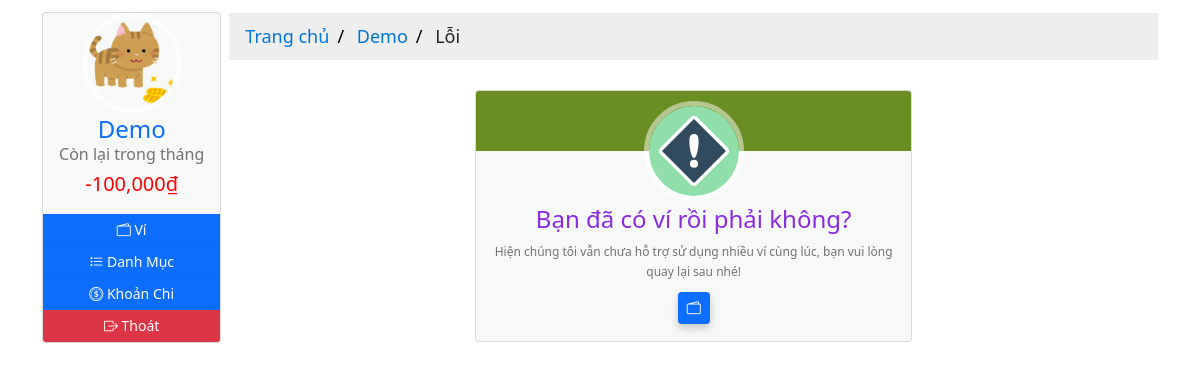
/errors/already_have_wallet (signed in), run on the app's committed database.
### moneymanagement/models.py (models this page shows, shortened)
class User(db.Model, UserMixin):
  __tablename__ = 'users'
  id = db.Column(db.Integer, primary_key=True)
  email = db.Column(db.String(64), nullable=False, unique=True, index=True)
  username = db.Column(db.String(64), nullable=False, unique=True, index=True)
  password_hash = db.Column(db.String(128))
  profile_image = db.Column(db.String(64), nullable=False, default='df_profile.svg')
  wallets = db.relationship('Wallet', back_populates='owner', lazy='dynamic')
  items = db.relationship('Item', back_populates='users', lazy='dynamic')
  expenditures = db.relationship('Expenditure', back_populates='users', lazy=True)
  money_saving = db.relationship('MoneySaving', back_populates='user', lazy='dynamic')
  def total_expenses_by_date(self, date):
    total = 0
    for wallet in self.wallets:
      total += wallet.total_expense_by_date(date)
    return total
  def total_balance_by_date(self, date):
    total = 0
    for wallet in self.wallets:
      total += wallet.total_balance_by_date(date)
    return total
  def rest_balance_by_date(self, date):
    return self.total_balance_by_date(date) - self.total_expenses_by_date(date)

class TrackBalance(db.Model):
  __tablename__ = 'trackbalances'
  id = db.Column(db.Integer, primary_key=True)
  date = db.Column(db.DateTime, nullable=False, unique=True, index=True)
  balance = db.Column(db.Integer, nullable=False, default=0)
  description = db.Column(db.String(128))
  check = db.Column(db.Boolean, default=False)
  wallet_id = db.Column(db.Integer, db.ForeignKey('wallets.id'))
  wallet = db.relationship('Wallet', back_populates='track_balances', uselist=False)

class Expenditure(db.Model):
  __tablename__ = 'expenditures'
  id = db.Column(db.Integer, primary_key=True)
  name = db.Column(db.String(32), nullable=False)
  date = db.Column(db.Date, nullable=False, default=datetime.utcnow().strftime('%Y-%m-%d'))
  description = db.Column(db.String(128), nullable=False, default='Không có miêu tả nào')
  amount = db.Column(db.Integer, nullable=False, default=0)
  item_id = db.Column(db.Integer, db.ForeignKey('items.id'))
  items = db.relationship('Item', back_populates='expenditures', uselist=False)
  user_id = db.Column(db.Integer, db.ForeignKey('users.id'))
  users = db.relationship('User', back_populates='expenditures', uselist=False)
  wallet_id = db.Column(db.Integer, db.ForeignKey('wallets.id'))
  wallet = db.relationship('Wallet', back_populates='expenditures', uselist=False)

### moneymanagement/errors/errors_handler.py (the view)
@errors_page.route('/errors/already_have_wallet')
def already_have_wallet():
    return render_template('errors/errors.html', wallet_error_1=True)

### moneymanagement/__init__.py (called while the page is built)
@app.context_processor
def inject_now():
    return {'now': datetime.utcnow()}

### moneymanagement/models.py (called while the page is built)
@login_manager.user_loader
def load_user(user_id):
  return User.query.get(user_id)

  def total_balance_by_date(self, date):
    total = 0
    for track in self.track_balances:
      if date in track.date.strftime('%Y-%m-%d'):
        total += track.balance
    return total

  def total_expense_by_date(self, date):
    total = 0
    for expense in self.expenditures:
      if date in expense.date.strftime('%Y-%m-%d'):
        total += expense.amount
    return total

### moneymanagement/templates/errors/errors.html (shortened to what this page needs)
{% extends 'base-2.html' %}
{%block breadcrumb %}
<div class="content-breadcrumb">
  <ul class="breadcrumb">
    <li>
      <a href="{{ url_for('core.home', user_id=current_user.id) }}"
        >Trang chủ</a
      >
    </li>
    <li><a href="#">{{ current_user.username }}</a></li>
    <li>Lỗi</li>
  </ul>
</div>
{% endblock breadcrumb %}
{%block content %}
<div class="content-home">
  <div class="container">
    <div class="row">
      <div class="col-sm-3"></div>
        <div class="col-sm-6">
          <div class="card hovercard">
            <div class="avatar">
              <a href="#">
                <img
                  alt=""
                  src="{{ url_for('static', filename='icons/warning-icon.svg') }}"
                />
              </a>
            </div>
            {% if wallet_error_1 %}
              <div class="info">
                <div class="title">
                  <h4 class="color">Bạn đã có ví rồi phải không?</h4>
                </div>
                <div class="desc">
                  Hiện chúng tôi vẫn chưa hỗ trợ sử dụng nhiều ví cùng lúc, bạn vui lòng quay lại sau nhé!
                </div>
              </div>
            {% endif %}
            {% if wallet_error_1 %}
              <div class="bottom">
                <a class="btn btn-primary btn-sm margin btn-icon" href="{{ url_for('users.wallet', user_id=current_user.id) }}">
                  <i class="bi bi-wallet2"></i>
                </a>
              </div>
            {% elif wallet_error_2%}
              <div class="bottom">
                <a class="btn btn-primary btn-sm margin btn-icon" href="{{ url_for('users.item', user_id=current_user.id) }}">
                  <i class="bi bi-list-task"></i>
                </a>
              </div>
            {% elif item_error_1%}
              <div class="bottom">
                <a class="btn btn-primary btn-sm margin btn-icon" href="{{ url_for('wallets.create', user_id=current_user.id) }}">
                  <i class="bi bi-wallet2"></i>
                </a>
              </div>
            {% elif item_error_2%}
              <div class="bottom">
                <a class="btn btn-primary btn-sm margin btn-icon" href="{{ url_for('users.expense', user_id=current_user.id) }}">
                  <i class="bi bi-coin"></i>
                </a>
              </div>
            {% elif expense_error_1%}
              <div class="bottom">
                <a class="btn btn-primary btn-sm margin btn-icon" href="{{ url_for('items.add', user_id=current_user.id) }}">
                  <i class="bi bi-list-task"></i>
                </a>
              </div>
            {% elif manage_error_1%}
              <div class="bottom">
                <a class="btn btn-primary btn-sm margin btn-icon" href="{{ url_for('users.wallet', user_id=current_user.id) }}">
                  <i class="bi bi-wallet2"></i>
                </a>
              </div>
            {% elif balance_delete_error%}
              <div class="bottom">
                <a class="btn btn-primary btn-sm margin btn-icon" href="{{ url_for('users.wallet', user_id=current_user.id) }}">
                  <i class="bi bi-wallet2"></i>
                </a>
              </div>
            {% endif %}
          </div>
        </div>
        <div class="col-sm-3"></div>
      </div>
    </div>
  </div>
</div>
{% endblock content %}

### moneymanagement/templates/base-2.html (shortened to what this page needs)
{% from "_render_field.html" import render_field, render_error %}
<!DOCTYPE html>
<html lang="en">
  <head>
    <link
      rel="stylesheet"
      type="text/css"
      href="{{ url_for('static', filename='styles/main.css') }}"
    />
    <link
      rel="stylesheet"
      type="text/css"
      href="{{ url_for('static', filename='styles/profile.css') }}"
    />
    <link
      rel="stylesheet"
      type="text/css"
      href="{{ url_for('static', filename='styles/card.css') }}"
    />
    <link
      rel="stylesheet"
      type="text/css"
      href="{{ url_for('static', filename='styles/table.css') }}"
    />
    <link
      rel="stylesheet"
      type="text/css"
      href="{{ url_for('static', filename='styles/pagination.css') }}"
    />
    <link
      rel="stylesheet"
      href="https://cdnjs.cloudflare.com/ajax/libs/font-awesome/4.7.0/css/font-awesome.min.css"
    />
    <link
      rel="stylesheet"
      href="https://cdn.jsdelivr.net/npm/bootstrap-icons@1.7.2/font/bootstrap-icons.css"
    />
    <link
      href="https://cdn.jsdelivr.net/npm/bootstrap@5.1.1/dist/css/bootstrap.min.css"
      rel="stylesheet"
    />
  </head>
  <body>
    <div class="container">
      <div class="row g-2">
        <div class="col-sm-2">
          <div class="card hovercard">
            <div class="avatar-profile">
              <a href="#" data-bs-toggle="modal" data-bs-target="#exampleModal">
                <img
                  alt=""
                  src="{{ url_for('static', filename='profile_pics/' + current_user.profile_image) }}"
                />
              </a>
            </div>
            <div class="info">
              <div class="title">
                <a
                  target="_blank"
                  href="#"
                  data-bs-toggle="modal"
                  data-bs-target="#exampleModal"
                  >{{ current_user.username }}</a
                >
              </div>
              {% block current_balance %}
              <div class="desc"><h6>Còn lại trong tháng</h6></div>
              <div class="desc">
                {% if current_user.rest_balance_by_date(now.strftime('%Y-%m')) >
                (current_user.total_balance_by_date(now.strftime('%Y-%m')) / 2)
                %}
                <h5 style="color: green">
                  {{
                  "{:,.0f}".format(current_user.rest_balance_by_date(now.strftime('%Y-%m')))
                  }}<span>&#8363;</span>
                </h5>
                {%else %}
                <h5 style="color: red">
                  {{
                  "{:,.0f}".format(current_user.rest_balance_by_date(now.strftime('%Y-%m')))
                  }}<span>&#8363;</span>
                </h5>
                {% endif %}
              </div>
              {% endblock current_balance %}
            </div>
            <div
              class="bottom"
              id="none-padding-margin"
              style="text-align: center"
            >
              <div class="title">
                <div class="row g2">
                  <a
                    class="btn btn-primary btn-sm margin btn-icon"
                    href="{{ url_for('users.wallet', user_id=current_user.id) }}"
                  >
                    <i class="bi bi-wallet2"></i><span>&nbsp;Ví</span>
                  </a>
                </div>
              </div>
              <div class="title">
                <div class="row g2" style="text-align: left">
                  <a
                    class="btn btn-primary btn-sm margin btn-icon"
                    href="{{ url_for('users.item', user_id=current_user.id) }}"
                  >
                    <i class="bi bi-list-task"></i><span>&nbsp;Danh Mục</span>
                  </a>
                </div>
              </div>
              <div class="title">
                <div class="row g2" style="text-align: left">
                  <a
                    class="btn btn-primary btn-sm margin btn-icon"
                    href="{{ url_for('users.expense', user_id=current_user.id) }}"
                  >
                    <i class="bi bi-coin"></i><span>&nbsp;Khoản Chi</span>
                  </a>
                </div>
              </div>
              <div class="title">
                <div class="row g2" style="text-align: left">
                  <a
                    class="btn btn-danger btn-sm margin btn-icon"
                    href="{{ url_for('users.logout') }}"
                  >
                    <i class="bi bi-box-arrow-right"></i
                    ><span>&nbsp;Thoát</span>
                  </a>
                </div>
              </div>
            </div>
          </div>
        </div>
        <div class="col-sm-10">
          {% block breadcrumb %}{% endblock breadcrumb %}
          <div
            class="container"
            style="height: 100vh; max-height=fit-content; overflow-y: auto;"
          >
            {% block content %}{% endblock content %}
          </div>
        </div>
      </div>
  </body>
</html>

### moneymanagement/static/styles/main.css (style rules this page uses)
.content-breadcrumb { margin: auto; border: none; margin-top: 11px; }
.content-home { margin: auto; width: 100%; box-sizing: content-box; }
.card { box-shadow: 0 4px 8px 0 rgba(0, 0, 0, 0.2); transition: 0.3s; }
.container { padding: 2px 16px; }
.btn-primary { box-shadow: 0 4px 8px 0 rgba(0, 0, 0, 0.2); transition: 0.3s; }
body, html { height: 100%; margin: 0; font-family: Arial, Helvetica, sans-serif; }
* { box-sizing: border-box; }

### moneymanagement/static/styles/profile.css (style rules this page uses)
.card { padding-top: 20px; margin: 10px 0 20px 0; background-color: rgba(214, 224, 226, 0.2); border-top-width: 0; border-bottom-width: 2px; -webkit-border-radius: 3px; -moz-border-radius: 3px; border-radius: 3px; -webkit-box-shadow: none; -moz-box-shadow: none; box-shadow: none; -webkit-box-sizing: border-box; -moz-box-sizing: border-box; box-sizing: border-box; }
.card.hovercard { position: relative; padding-top: 0; overflow: hidden; text-align: center; background-color: rgba(214, 224, 226, 0.2); }
.card.hovercard .avatar-profile { top: -50px; }
.card.hovercard .avatar-profile img { width: 100px; height: 100px; max-width: 100px; max-height: 100px; -webkit-border-radius: 50%; -moz-border-radius: 50%; border-radius: 50%; border: 5px solid rgba(255, 255, 255, 0.5); }
.card.hovercard .avatar { position: relative; top: -50px; margin-bottom: -50px; }
.card.hovercard .avatar img { width: 100px; height: 100px; max-width: 100px; max-height: 100px; -webkit-border-radius: 50%; -moz-border-radius: 50%; border-radius: 50%; border: 5px solid rgba(255, 255, 255, 0.5); }
.card.hovercard .info { padding: 4px 8px 10px; }
.card.hovercard .info .title { margin-bottom: 4px; font-size: 24px; line-height: 1; color: #262626; vertical-align: middle; }
.card.hovercard .info .desc { overflow: hidden; font-size: 12px; line-height: 20px; color: #737373; text-overflow: ellipsis; }
.card.hovercard .bottom { padding: 0 20px; margin-bottom: 17px; }
.btn-icon { border-radius: 50%; width: 32px; height: 32px; line-height: 18px; }
a.margin { margin: 0px; }

### moneymanagement/static/styles/card.css (style rules this page uses)
h4.color { color: blueviolet; }
ul.breadcrumb { padding: 10px 16px; list-style: none; background-color: #eee; }
ul.breadcrumb li { display: inline; font-size: 18px; }
ul.breadcrumb li + li:before { padding: 8px; color: black; content: "/\00a0"; }
ul.breadcrumb li a { color: #0275d8; text-decoration: none; }
#none-padding-margin { padding: 0; margin: 0; }

### moneymanagement/static/styles/table.css (style rules this page uses)
body { background: #f9f9f9; font-family: "Roboto", sans-serif; }
a:link { text-decoration: none; }

### data on the page
User: profile_image (picture), username "Demo"
TrackBalance: rest_balance_by_date "-100,000"
